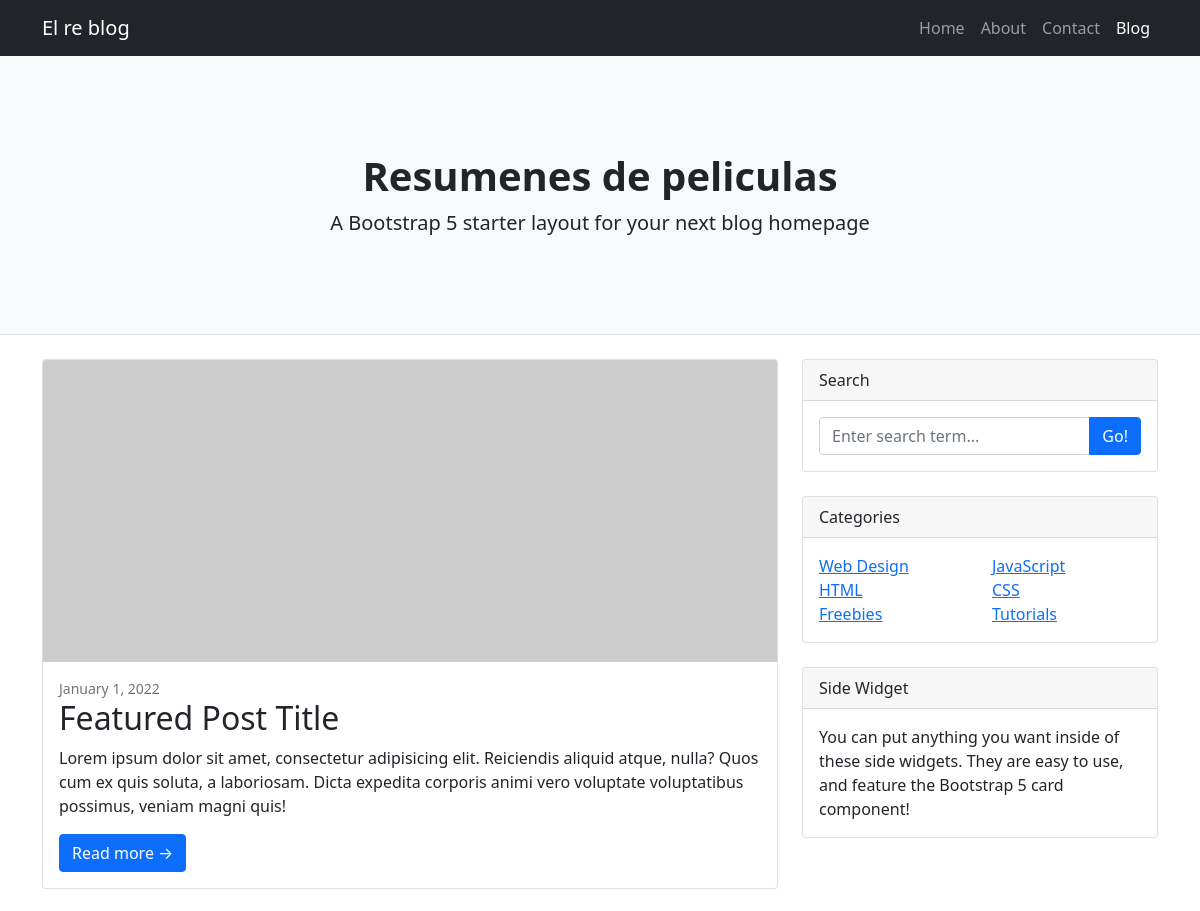
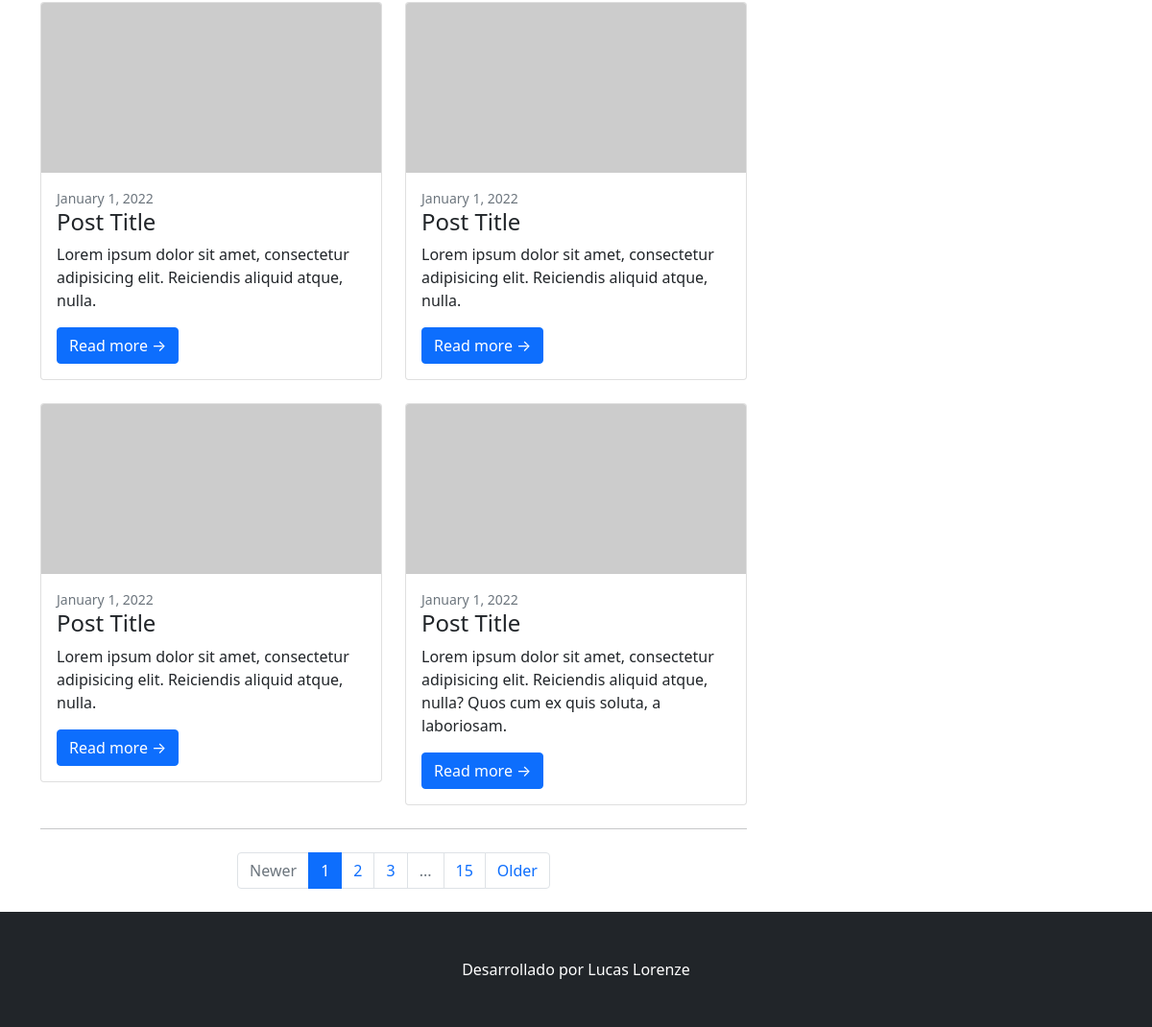
Screenshot of /blog/ with the database file from the repository (2 pictures, top to bottom).
### blog/models.py (models this page shows)
class Configuracion(models.Model):
    nombre_blog = models.CharField(max_length = 14)
    construido_por = models.CharField(max_length = 30)
    titulo_principal = models.CharField(max_length = 120)

### blog/views.py (the view)
def index(request):
    configuracion = Configuracion.objects.first()
    return render(request, "blog/index.html", {"configuracion": configuracion})

### blog/Templates/blog/index.html (shortened to what this page needs)
<!DOCTYPE html>
<html lang="en">
    {% load static %}
    <head>
        <link href="{% static 'blog/css/styles.css' %}" rel="stylesheet" />
    </head>
    <body>
        <nav class="navbar navbar-expand-lg navbar-dark bg-dark">
            <div class="container">
                <a class="navbar-brand" href="#!">{{configuracion.nombre_blog}}</a>
                <div class="collapse navbar-collapse" id="navbarSupportedContent">
                    <ul class="navbar-nav ms-auto mb-2 mb-lg-0">
                        <li class="nav-item"><a class="nav-link" href="#">Home</a></li>
                        <li class="nav-item"><a class="nav-link" href="#!">About</a></li>
                        <li class="nav-item"><a class="nav-link" href="#!">Contact</a></li>
                        <li class="nav-item"><a class="nav-link active" aria-current="page" href="#">Blog</a></li>
                    </ul>
                </div>
            </div>
        </nav>
        <header class="py-5 bg-light border-bottom mb-4">
            <div class="container">
                <div class="text-center my-5">
                    <h1 class="fw-bolder">{{configuracion.titulo_principal}}</h1>
                    <p class="lead mb-0">A Bootstrap 5 starter layout for your next blog homepage</p>
                </div>
            </div>
        </header>
        <div class="container">
            <div class="row">
                <div class="col-lg-8">
                    <div class="card mb-4">
                        <a href="#!"><img class="card-img-top" src="https://dummyimage.com/850x350/dee2e6/6c757d.jpg" alt="..." /></a>
                        <div class="card-body">
                            <div class="small text-muted">January 1, 2022</div>
                            <h2 class="card-title">Featured Post Title</h2>
                            <p class="card-text">Lorem ipsum dolor sit amet, consectetur adipisicing elit. Reiciendis aliquid atque, nulla? Quos cum ex quis soluta, a laboriosam. Dicta expedita corporis animi vero voluptate voluptatibus possimus, veniam magni quis!</p>
                            <a class="btn btn-primary" href="#!">Read more →</a>
                        </div>
                    </div>
                    <div class="row">
                        <div class="col-lg-6">
                            <div class="card mb-4">
                                <a href="#!"><img class="card-img-top" src="https://dummyimage.com/700x350/dee2e6/6c757d.jpg" alt="..." /></a>
                                <div class="card-body">
                                    <div class="small text-muted">January 1, 2022</div>
                                    <h2 class="card-title h4">Post Title</h2>
                                    <p class="card-text">Lorem ipsum dolor sit amet, consectetur adipisicing elit. Reiciendis aliquid atque, nulla.</p>
                                    <a class="btn btn-primary" href="#!">Read more →</a>
                                </div>
                            </div>
                            <div class="card mb-4">
                                <a href="#!"><img class="card-img-top" src="https://dummyimage.com/700x350/dee2e6/6c757d.jpg" alt="..." /></a>
                                <div class="card-body">
                                    <div class="small text-muted">January 1, 2022</div>
                                    <h2 class="card-title h4">Post Title</h2>
                                    <p class="card-text">Lorem ipsum dolor sit amet, consectetur adipisicing elit. Reiciendis aliquid atque, nulla.</p>
                                    <a class="btn btn-primary" href="#!">Read more →</a>
                                </div>
                            </div>
                        </div>
                        <div class="col-lg-6">
                            <div class="card mb-4">
                                <a href="#!"><img class="card-img-top" src="https://dummyimage.com/700x350/dee2e6/6c757d.jpg" alt="..." /></a>
                                <div class="card-body">
                                    <div class="small text-muted">January 1, 2022</div>
                                    <h2 class="card-title h4">Post Title</h2>
                                    <p class="card-text">Lorem ipsum dolor sit amet, consectetur adipisicing elit. Reiciendis aliquid atque, nulla.</p>
                                    <a class="btn btn-primary" href="#!">Read more →</a>
                                </div>
                            </div>
                            <div class="card mb-4">
                                <a href="#!"><img class="card-img-top" src="https://dummyimage.com/700x350/dee2e6/6c757d.jpg" alt="..." /></a>
                                <div class="card-body">
                                    <div class="small text-muted">January 1, 2022</div>
                                    <h2 class="card-title h4">Post Title</h2>
                                    <p class="card-text">Lorem ipsum dolor sit amet, consectetur adipisicing elit. Reiciendis aliquid atque, nulla? Quos cum ex quis soluta, a laboriosam.</p>
                                    <a class="btn btn-primary" href="#!">Read more →</a>
                                </div>
                            </div>
                        </div>
                    </div>
                    <nav aria-label="Pagination">
                        <hr class="my-0" />
                        <ul class="pagination justify-content-center my-4">
                            <li class="page-item disabled"><a class="page-link" href="#" tabindex="-1" aria-disabled="true">Newer</a></li>
                            <li class="page-item active" aria-current="page"><a class="page-link" href="#!">1</a></li>
                            <li class="page-item"><a class="page-link" href="#!">2</a></li>
                            <li class="page-item"><a class="page-link" href="#!">3</a></li>
                            <li class="page-item disabled"><a class="page-link" href="#!">...</a></li>
                            <li class="page-item"><a class="page-link" href="#!">15</a></li>
                            <li class="page-item"><a class="page-link" href="#!">Older</a></li>
                        </ul>
                    </nav>
                </div>
                <div class="col-lg-4">
                    <div class="card mb-4">
                        <div class="card-header">Search</div>
                        <div class="card-body">
                            <div class="input-group">
                                <input class="form-control" type="text" placeholder="Enter search term..." aria-label="Enter search term..." aria-describedby="button-search" />
                                <button class="btn btn-primary" id="button-search" type="button">Go!</button>
                            </div>
                        </div>
                    </div>
                    <div class="card mb-4">
                        <div class="card-header">Categories</div>
                        <div class="card-body">
                            <div class="row">
                                <div class="col-sm-6">
                                    <ul class="list-unstyled mb-0">
                                        <li><a href="#!">Web Design</a></li>
                                        <li><a href="#!">HTML</a></li>
                                        <li><a href="#!">Freebies</a></li>
                                    </ul>
                                </div>
                                <div class="col-sm-6">
                                    <ul class="list-unstyled mb-0">
                                        <li><a href="#!">JavaScript</a></li>
                                        <li><a href="#!">CSS</a></li>
                                        <li><a href="#!">Tutorials</a></li>
                                    </ul>
                                </div>
                            </div>
                        </div>
                    </div>
                    <div class="card mb-4">
                        <div class="card-header">Side Widget</div>
                        <div class="card-body">You can put anything you want inside of these side widgets. They are easy to use, and feature the Bootstrap 5 card component!</div>
                    </div>
                </div>
            </div>
        </div>
        <footer class="py-5 bg-dark">
            <div class="container"><p class="m-0 text-center text-white"> Desarrollado por {{configuracion.construido_por}}</p></div>
        </footer>
    </body>
</html>

### rows the page displays
Configuracion: nombre_blog "El re blog", titulo_principal "Resumenes de peliculas", construido_por "Lucas Lorenze"
